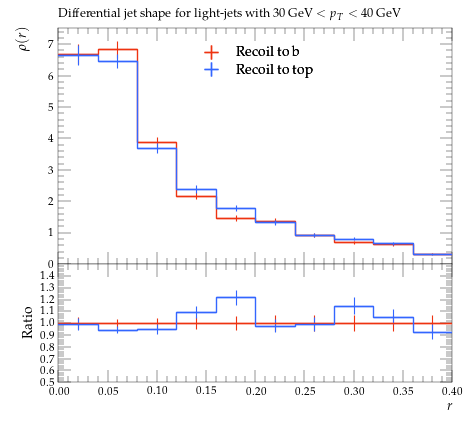

This figure's Python source:
#! /usr/bin/env python

# This Python script was auto-generated using YODA v2.0.2.
# Analysis object: /ATLAS_2013_I1243871/d01-x02-y01
# Timestamp: 06-08-2026 (15:14:30)

import matplotlib as mpl
import matplotlib.pyplot as plt
mpl.use('Agg') # comment out for interactive use
import os
import numpy as np

plotDir = os.path.split(os.path.realpath(__file__))[0]
if 'YODA_USER_PLOT_PATH' in globals():
    plot_outdir = globals()['YODA_USER_PLOT_PATH']
else:
    plot_outdir = plotDir

#plot style
plt.style.use(os.path.join(plotDir, '../default.mplstyle'))
# plot metadata
figW, figH = plt.rcParams['figure.figsize']
ax_xLabel = r'$r$'
ax_yLabel = r'$\rho(r)$'
ax_title  = r'Differential jet shape for light-jets with $30\,\mathrm{GeV} < p_T < 40\,\mathrm{GeV}$'
ax_xScale = 'linear'
ax_yScale = 'linear'
xLims = (0.0, 0.4)
yLims = (0.0, 7.519472400000001)

# TeX-friendly labels for the legend
labels = {
    'legend' : ([ r"Recoil to b", r"Recoil to top" ], r""),
}

# Adjust canvas width and height
canvasW = 10.0
canvasH = 9.0
figW *= canvasW/10.
figH *= canvasH/9.

# Create figure and axis objects
fig, (ax, ratio0_ax) = plt.subplots(2, 1, sharex=True,
                  figsize=(figW,figH), gridspec_kw={'height_ratios': (6.0, 3.0)})

# Set figure margins
plt.subplots_adjust(
    left   = 1.0 * plt.rcParams['figure.subplot.left'],
    right  = 1.0 * plt.rcParams['figure.subplot.right'],
    top    = 1.0 * plt.rcParams['figure.subplot.top'],
    bottom = 1.0 * plt.rcParams['figure.subplot.bottom'])

ratio0_ax.yaxis.set_major_locator(mpl.ticker.MultipleLocator(0.1))
ratio0_ax.set_ylim(0.5, 1.4999)
ratio0_ax.set_ylabel('Ratio')

# the numerical data is stored in a separate file
dataf = dict()
prefix = os.path.split(__file__)[0]
if prefix:    prefix = prefix + '/'
exec(open(prefix+'d01-x02-y01__data.py').read(), dataf)


legend_handles = dict() # keep track of handles for the legend

# style options for curves
# starts at zorder>=5 to draw curve on top of legend
styles = {
  'recoil_b': {
    'color' : '#EE3311',
    'linestyle' : '-',
    'linewidth' : 1,
    'marker' : 'none',
    'markersize' : 2,
    'capsize' : 0.0,
    'zorder' : 5,
    'histstyle' : 1,
    'drawstyle' : 'steps-pre',
    'xerrorbars' : 1,
    'yerrorbars' : 1,
    'fillcolor' : None,
    'fillopacity' : 1.0,
    'ratio0_linestyle' : '-',
    'ratio0_linewidth' : 1,
    'ratio0_marker' : 'none',
    'ratio0_markersize' : 2,
    'ratio0_capsize' : 0.0,
    'ratio0_zorder' : 5,
    'ratio0_histstyle' : 1,
    'ratio0_drawstyle' : 'steps-pre',
    'ratio0_xerrorbars' : 1,
    'ratio0_yerrorbars' : 1,
  },
  'recoil_t': {
    'color' : '#3366FF',
    'linestyle' : '-',
    'linewidth' : 1,
    'marker' : 'none',
    'markersize' : 2,
    'capsize' : 0.0,
    'zorder' : 6,
    'histstyle' : 1,
    'drawstyle' : 'steps-pre',
    'xerrorbars' : 1,
    'yerrorbars' : 1,
    'fillcolor' : None,
    'fillopacity' : 1.0,
    'ratio0_linestyle' : '-',
    'ratio0_linewidth' : 1,
    'ratio0_marker' : 'none',
    'ratio0_markersize' : 2,
    'ratio0_capsize' : 0.0,
    'ratio0_zorder' : 6,
    'ratio0_histstyle' : 1,
    'ratio0_drawstyle' : 'steps-pre',
    'ratio0_xerrorbars' : 1,
    'ratio0_yerrorbars' : 1,
  },
}

# curve from input yoda files in main panel
for label, yvals in dataf['yvals'].items():
    if all(np.isnan(v) for v in dataf['yvals'][label]):
        continue
    tmp = None
    if styles[label]['histstyle']: # draw as histogram
        xpos = dataf['xedges'][label] if styles[label]['drawstyle'] else dataf['xpoints'][label]
        ypos = np.insert(yvals, 0, yvals[0]) if styles[label]['drawstyle'] else yvals
        if styles[label]['fillcolor']: # fill area below curve
            ax.fill_between(xpos, ypos, step='pre',
                            color=styles[label]['fillcolor'],
                            alpha=styles[label]['fillopacity'])
        tmp, = ax.plot(xpos, ypos,
                       color=styles[label]['color'],
                       linestyle=styles[label]['linestyle'],
                       linewidth=styles[label]['linewidth'],
                       drawstyle=styles[label]['drawstyle'], solid_joinstyle='miter',
                       zorder=styles[label]['zorder'], label=label)
    tmp = ax.errorbar(dataf['xpoints'][label], yvals,
                      xerr=np.array(dataf['xerrs'][label])*styles[label]['xerrorbars'],
                      yerr=np.array(dataf['yerrs'][label])*styles[label]['yerrorbars'],
                      fmt=styles[label]['marker'], capsize=styles[label]['capsize'],
                      markersize=styles[label]['markersize'],
                      ecolor=styles[label]['color'],
                      color=styles[label]['color'], zorder=styles[label]['zorder'])
    tmp[-1][0].set_linestyle(styles[label]['linestyle'])
    tmp[-1][0].set_linewidth(styles[label]['linewidth'])
    if label in dataf['add_legend_handle']:  legend_handles[label] = tmp
    for varLabel in dataf['variation_yvals'].keys():
        if varLabel.startswith(label):
            tmp, = ax.plot(dataf['xedges'][label], dataf['variation_yvals'][varLabel],
                           color=styles[label]['color'],
                           linestyle=styles[label]['linestyle'],
                           linewidth=styles[label]['linewidth'],
                           drawstyle='steps-pre', solid_joinstyle='miter',
                           zorder=styles[label]['zorder'], alpha=0.5)


# plots on ratio panel
# curve from input yoda files in ratio panel
for label, yvals in dataf['ratio0_yvals'].items():
    if all(np.isnan(v) for v in yvals):
        continue
    if styles[label]['ratio0_histstyle']: # plot as histogram
        xpos = dataf['xedges']['recoil_b'] if styles[label]['ratio0_drawstyle'] else dataf['xpoints']['recoil_b']
        ypos = np.insert(yvals, 0, yvals[0]) if styles[label]['ratio0_drawstyle'] else yvals
        ratio0_ax.plot(xpos, ypos,
                       color=styles[label]['color'],
                       linewidth=styles[label]['linewidth'],
                       linestyle=styles[label]['ratio0_linestyle'],
                       drawstyle=styles[label]['ratio0_drawstyle'], zorder=styles[label]['zorder'],
                       solid_joinstyle='miter')
    tmp = ratio0_ax.errorbar(dataf['xpoints']['recoil_b'], yvals,
                             xerr=np.array(dataf['ref_xerrs'])*styles[label]['ratio0_xerrorbars'],
                             yerr=np.array(dataf['ratio0_yerrs'][label])*styles[label]['ratio0_yerrorbars'],
                             fmt=styles[label]['ratio0_marker'], capsize=styles[label]['ratio0_capsize'],
                             markersize=styles[label]['ratio0_markersize'],
                             ecolor=styles[label]['color'],
                             color=styles[label]['color'])
    tmp[-1][0].set_linestyle(styles[label]['ratio0_linestyle'])
    tmp[-1][0].set_linewidth(styles[label]['ratio0_linewidth'])

    for varlabel in dataf['ratio0_variation_vals'].keys():
        if varlabel.startswith(label):
            ratio0_ax.plot(dataf['xedges']['recoil_b'],
                            dataf['ratio0_variation_vals'][varlabel],
                            color=styles[label]['color'],
                            linestyle=styles[label]['linestyle'],
                            linewidth=styles[label]['linewidth'],
                            drawstyle='steps-pre', solid_joinstyle='miter',
                            zorder=1, alpha=0.5)

legend_items = list(legend_handles.values())
ax.add_artist(ax.legend(legend_items,
                        labels['legend'][0],
                        title=labels['legend'][1],
                        alignment='left',
                        loc='upper center',
                        bbox_to_anchor=(0.5, 0.97)))

# set plot metadata as defined above
ratio0_ax.set_xlabel(ax_xLabel)
ratio0_ax.xaxis.set_label_coords(1., -0.15)
ax.set_ylabel(ax_yLabel, ha='right', va='top')
ax.yaxis.set_label_coords(-0.11, 1.0)
ax.set_title(ax_title, loc='left')
ax.set_xscale(ax_xScale)
ax.set_yscale(ax_yScale)
ax.set_xlim(xLims)
ax.set_ylim(yLims)

# tick formatting
plt.rcParams['xtick.top'] = True
plt.rcParams['ytick.right'] = True
fig.align_ylabels((ax, ratio0_ax))
plt.savefig(os.path.join(plot_outdir, 'd01-x02-y01.pdf'), format='PDF')
plt.savefig(os.path.join(plot_outdir, 'd01-x02-y01.png'), format='PNG')

plt.close(fig)
